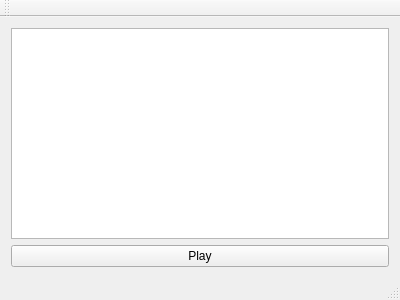
<?xml version="1.0" encoding="UTF-8"?>
<ui version="4.0">
 <class>MainWindow</class>
 <widget class="QMainWindow" name="MainWindow">
  <property name="geometry">
   <rect>
    <x>0</x>
    <y>0</y>
    <width>400</width>
    <height>300</height>
   </rect>
  </property>
  <property name="windowTitle">
   <string>MainWindow</string>
  </property>
  <widget class="QWidget" name="centralWidget">
   <layout class="QGridLayout" name="gridLayout">
    <item row="0" column="0">
     <widget class="QGraphicsView" name="graphicsView"/>
    </item>
    <item row="1" column="0">
     <widget class="QPushButton" name="pushButton">
      <property name="text">
       <string>Play</string>
      </property>
     </widget>
    </item>
   </layout>
  </widget>
  <widget class="QMenuBar" name="menuBar">
   <property name="geometry">
    <rect>
     <x>0</x>
     <y>0</y>
     <width>400</width>
     <height>17</height>
    </rect>
   </property>
  </widget>
  <widget class="QToolBar" name="mainToolBar">
   <attribute name="toolBarArea">
    <enum>TopToolBarArea</enum>
   </attribute>
   <attribute name="toolBarBreak">
    <bool>false</bool>
   </attribute>
  </widget>
  <widget class="QStatusBar" name="statusBar"/>
 </widget>
 <layoutdefault spacing="6" margin="11"/>
 <resources/>
 <connections/>
</ui>
